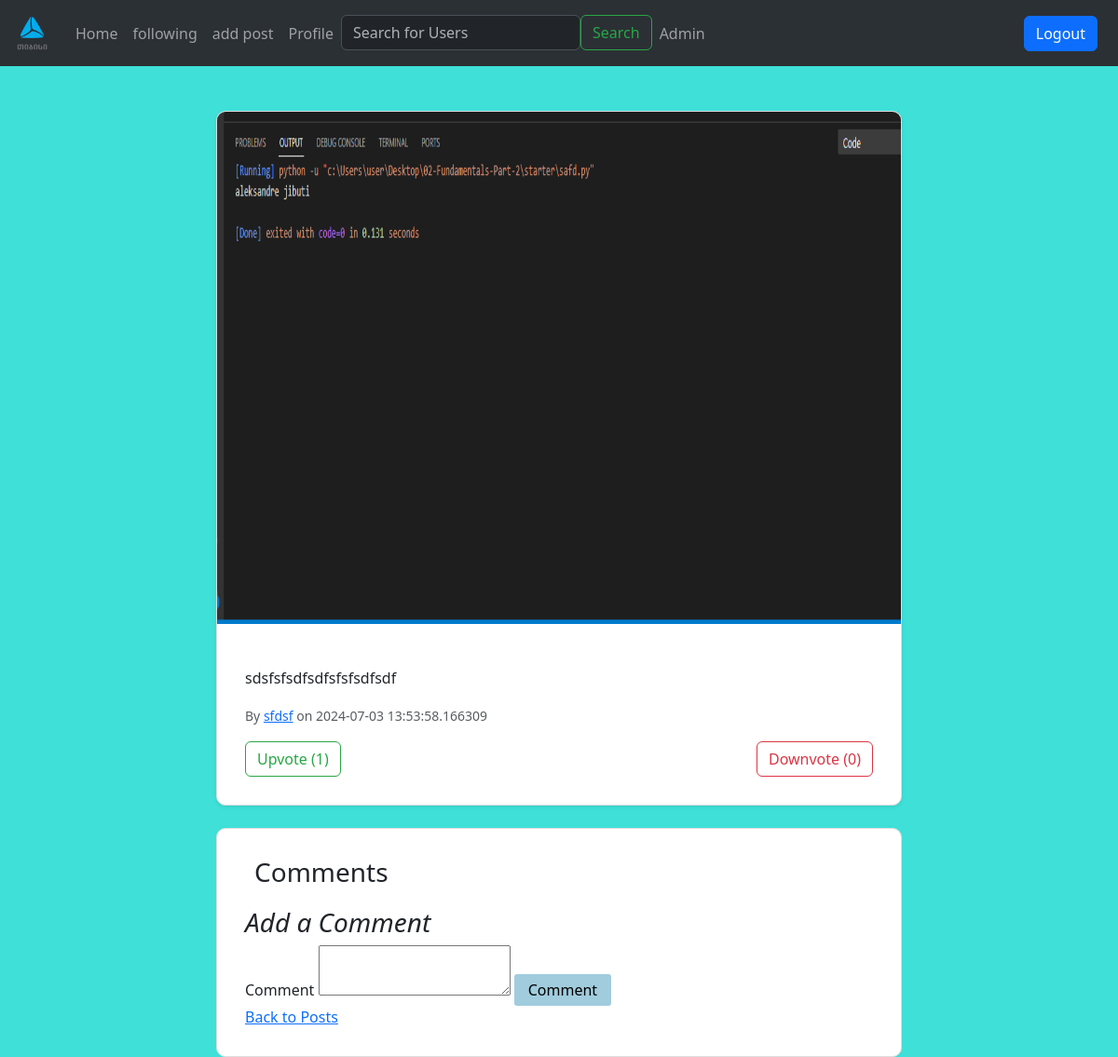
The app's page /post/1 (signed in) with its own data.
### models.py (models this page shows, shortened)
class Post(db.Model):
    id = db.Column(db.Integer, primary_key=True, autoincrement=True)
    text = db.Column(db.String)
    file_path = db.Column(db.String)
    user_id = db.Column(db.Integer, db.ForeignKey('user.id'), nullable=False)
    upvote_count = db.Column(db.Integer, default=0)
    downvote_count = db.Column(db.Integer, default=0)
    votes = db.relationship('Vote', backref='post', cascade='all, delete-orphan', lazy='dynamic')
    user = db.relationship('User', backref=db.backref('posts', lazy=True, cascade="all, delete-orphan"))
    created_at = db.Column(db.DateTime, default=datetime.utcnow, nullable=False)
    comments = db.relationship('Comment', backref='post', lazy=True, cascade='all, delete-orphan',)

class User(db.Model, UserMixin):
    id = db.Column(db.Integer, primary_key=True, autoincrement=True)
    user_name = db.Column(db.String, unique=True)
    password = db.Column(db.String)
    role = db.Column(db.String, default = 'guest')
    followers = db.relationship('Follower', foreign_keys='Follower.followed_id', backref='followed', lazy='dynamic')
    followed = db.relationship('Follower', foreign_keys='Follower.follower_id', backref='follower', lazy='dynamic')
    profile_image = db.Column(db.String(120), nullable=True)

### routes.py (the view, shortened to what this page needs)
@app.route('/post/<int:post_id>', methods=['GET', 'POST'])
@login_required
def post_detail(post_id):
    yesterday = datetime.now() - timedelta(days=1)
    post = Post.query.get_or_404(post_id)
    if post.created_at < yesterday:
        return abort(404)
    form = CommentForm()
    reply_form = ReplyForm()
    if form.validate_on_submit() and 'comment' in request.form:
        new_comment = Comment(text=form.text.data, user_id=current_user.id, post_id=post_id)
        db.session.add(new_comment)
        db.session.commit()
        flash('Comment added successfully!', 'success')
        return redirect(url_for('post_detail', post_id=post_id))
    comments = Comment.query.filter_by(post_id=post_id, parent_id=None).all()
    return render_template('post_detail.html', post=post, form=form, comments=comments, reply_form=reply_form)

### forms.py
class CommentForm(FlaskForm):
    text = TextAreaField('Comment', validators=[DataRequired()])
    submit = SubmitField('Submit')

class ReplyForm(FlaskForm):
    text = TextAreaField('Text', validators=[DataRequired()])
    submit = SubmitField('Reply')

### models.py (called while the page is built)
@login_manager.user_loader
def load_user(id):
    return User.query.get(id)

### templates/post_detail.html (shortened to what this page needs)
{% extends "layout.html" %}
{% block content %}
<div class="container mt-5">
    <div class="row">
        <div class="col-md-8 offset-md-2">
            <div class="card shadow-sm">
                {% if post.file_path %}
                <p><img src="{{ url_for('static', filename=post.file_path) }}" height="550px" width="855px" > </p>
                {% endif %}
                <div class="card-body">
                    <p class="card-text">{{ post.text }}</p>
                    <p class="card-text"><small class="text-muted">By
                        <a href="{{ url_for('profile', username=post.user.user_name) }}">{{ post.user.user_name }}</a>
                        on {{ post.created_at }}</small></p>
                    <div class="d-flex justify-content-between align-items-center mt-2">
                        <form method="POST" action="{{ url_for('upvote', post_id=post.id) }}">
                            <button type="submit" class="btn btn-outline-success">Upvote ({{ post.upvote_count }})</button>
                        </form>
                        <form method="POST" action="{{ url_for('downvote', post_id=post.id) }}">
                            <button type="submit" class="btn btn-outline-danger">Downvote ({{ post.downvote_count }})</button>
                        </form>
                    </div>
                </div>
            </div>
 <div class="card mt-4">
     <div class="card-body">
      <h5 class="card-title">Comments</h5>
<h3 style="font-style: italic;">Add a Comment</h3>
<form method="POST" action="{{ url_for('post_detail', post_id=post.id) }}">
    {{ form.text.label }} {{ form.text() }}
    <button type="submit" name="comment" class="comment-button">Comment</button>
</form>
<a href="{{ url_for('index') }}">Back to Posts</a>
</div>
        </div>
    </div>
</div>
{% endblock %}

### static/style.css (style rules this page uses)
body { background-color: #3ee0d8; }
.card { border: 1px solid #ddd; border-radius: 10px; overflow: hidden; }
.card-body { padding: 30px; }
.card-title { font-size: 1.75rem; margin-bottom: 20px; margin-left: 10px; }
.container { margin-top: 30px; }
.btn-outline-success { color: #28a745; border-color: #28a745; }
.btn-outline-danger { color: #dc3545; border-color: #dc3545; }
.comment-button { background-color: rgb(160, 204, 221); color:rgb(0, 0, 0); padding-top: 5px; padding-bottom: 5px; padding-left: 15px; padding-right: 15px; border: none; border-radius: 3px; transition: opacity 0.4s; }

### records on screen
Post: file_path (picture), text "sdsfsfsdfsdfsfsfsdfsdf", created_at "2024-07-03 13:53:58.166309", upvote_count "1", downvote_count "0"
User: user.user_name "sfdsf"
